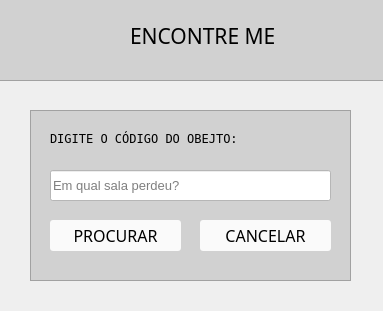
<?xml version="1.0" encoding="UTF-8"?>
<ui version="4.0">
 <class>MainWindow</class>
 <widget class="QMainWindow" name="MainWindow">
  <property name="geometry">
   <rect>
    <x>0</x>
    <y>0</y>
    <width>383</width>
    <height>311</height>
   </rect>
  </property>
  <property name="windowTitle">
   <string>MainWindow</string>
  </property>
  <widget class="QWidget" name="centralwidget">
   <widget class="QFrame" name="frame">
    <property name="geometry">
     <rect>
      <x>-170</x>
      <y>-10</y>
      <width>591</width>
      <height>91</height>
     </rect>
    </property>
    <property name="styleSheet">
     <string notr="true">background-color: rgb(209, 209, 209);</string>
    </property>
    <property name="frameShape">
     <enum>QFrame::StyledPanel</enum>
    </property>
    <property name="frameShadow">
     <enum>QFrame::Raised</enum>
    </property>
    <widget class="QLabel" name="nome">
     <property name="geometry">
      <rect>
       <x>300</x>
       <y>30</y>
       <width>191</width>
       <height>31</height>
      </rect>
     </property>
     <property name="font">
      <font>
       <family>Franklin Gothic Demi Cond</family>
       <pointsize>16</pointsize>
      </font>
     </property>
     <property name="text">
      <string>ENCONTRE ME</string>
     </property>
    </widget>
   </widget>
   <widget class="QFrame" name="frame_2">
    <property name="geometry">
     <rect>
      <x>30</x>
      <y>110</y>
      <width>321</width>
      <height>171</height>
     </rect>
    </property>
    <property name="styleSheet">
     <string notr="true">background-color: rgb(209, 209, 209);
</string>
    </property>
    <property name="frameShape">
     <enum>QFrame::StyledPanel</enum>
    </property>
    <property name="frameShadow">
     <enum>QFrame::Raised</enum>
    </property>
    <widget class="QPushButton" name="btn_cadastrar">
     <property name="geometry">
      <rect>
       <x>20</x>
       <y>110</y>
       <width>131</width>
       <height>31</height>
      </rect>
     </property>
     <property name="font">
      <font>
       <family>Franklin Gothic Demi Cond</family>
       <pointsize>12</pointsize>
      </font>
     </property>
     <property name="cursor">
      <cursorShape>PointingHandCursor</cursorShape>
     </property>
     <property name="styleSheet">
      <string notr="true">QPushButton{background-color: rgb(250, 250, 250);
border-radius: 3px;
}
QPushButton:hover{
	background-color: rgb(255, 204, 74);
	transform: 5000ms;
}</string>
     </property>
     <property name="text">
      <string>PROCURAR</string>
     </property>
    </widget>
    <widget class="QLineEdit" name="edit_sala">
     <property name="geometry">
      <rect>
       <x>20</x>
       <y>60</y>
       <width>281</width>
       <height>31</height>
      </rect>
     </property>
     <property name="font">
      <font>
       <family>MS Shell Dlg 2</family>
       <pointsize>10</pointsize>
      </font>
     </property>
     <property name="styleSheet">
      <string notr="true">background-color: rgb(255, 255, 255);
BORDER-RADIUS:3PX;</string>
     </property>
     <property name="placeholderText">
      <string>Em qual sala perdeu?</string>
     </property>
    </widget>
    <widget class="QLabel" name="lbl_descricao">
     <property name="geometry">
      <rect>
       <x>20</x>
       <y>20</y>
       <width>221</width>
       <height>16</height>
      </rect>
     </property>
     <property name="font">
      <font>
       <family>Fixedsys</family>
      </font>
     </property>
     <property name="text">
      <string>DIGITE O CÓDIGO DO OBEJTO:</string>
     </property>
    </widget>
    <widget class="QPushButton" name="btn_cancelar_2">
     <property name="geometry">
      <rect>
       <x>170</x>
       <y>110</y>
       <width>131</width>
       <height>31</height>
      </rect>
     </property>
     <property name="font">
      <font>
       <family>Franklin Gothic Demi Cond</family>
       <pointsize>12</pointsize>
      </font>
     </property>
     <property name="cursor">
      <cursorShape>PointingHandCursor</cursorShape>
     </property>
     <property name="styleSheet">
      <string notr="true">QPushButton{background-color: rgb(250, 250, 250);
border-radius: 3px;
}
QPushButton:hover{
	background-color: rgb(255, 204, 74);
	transform: 5000ms;
}</string>
     </property>
     <property name="text">
      <string>CANCELAR</string>
     </property>
    </widget>
   </widget>
  </widget>
 </widget>
 <resources/>
 <connections/>
</ui>
